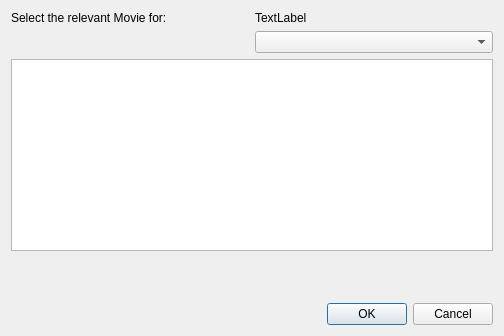
<?xml version="1.0" encoding="UTF-8"?>
<ui version="4.0">
 <class>MovieSelector</class>
 <widget class="QDialog" name="MovieSelector">
  <property name="geometry">
   <rect>
    <x>0</x>
    <y>0</y>
    <width>504</width>
    <height>336</height>
   </rect>
  </property>
  <property name="windowTitle">
   <string>Dialog</string>
  </property>
  <layout class="QGridLayout" name="gridLayout_2">
   <item row="0" column="0">
    <layout class="QGridLayout" name="gridLayout">
     <item row="1" column="1">
      <widget class="QComboBox" name="movieOptionsCombo"/>
     </item>
     <item row="0" column="1">
      <widget class="QLabel" name="movieTitle">
       <property name="text">
        <string>TextLabel</string>
       </property>
      </widget>
     </item>
     <item row="0" column="0">
      <widget class="QLabel" name="label">
       <property name="text">
        <string>Select the relevant Movie for:</string>
       </property>
      </widget>
     </item>
     <item row="2" column="0" colspan="2">
      <widget class="QTextEdit" name="movieData"/>
     </item>
     <item row="3" column="0" colspan="2">
      <spacer name="verticalSpacer">
       <property name="orientation">
        <enum>Qt::Vertical</enum>
       </property>
       <property name="sizeHint" stdset="0">
        <size>
         <width>20</width>
         <height>40</height>
        </size>
       </property>
      </spacer>
     </item>
    </layout>
   </item>
   <item row="1" column="0">
    <widget class="QDialogButtonBox" name="buttonBox">
     <property name="orientation">
      <enum>Qt::Horizontal</enum>
     </property>
     <property name="standardButtons">
      <set>QDialogButtonBox::Cancel|QDialogButtonBox::Ok</set>
     </property>
    </widget>
   </item>
  </layout>
 </widget>
 <resources/>
 <connections>
  <connection>
   <sender>buttonBox</sender>
   <signal>accepted()</signal>
   <receiver>MovieSelector</receiver>
   <slot>accept()</slot>
   <hints>
    <hint type="sourcelabel">
     <x>248</x>
     <y>254</y>
    </hint>
    <hint type="destinationlabel">
     <x>157</x>
     <y>274</y>
    </hint>
   </hints>
  </connection>
  <connection>
   <sender>buttonBox</sender>
   <signal>rejected()</signal>
   <receiver>MovieSelector</receiver>
   <slot>reject()</slot>
   <hints>
    <hint type="sourcelabel">
     <x>316</x>
     <y>260</y>
    </hint>
    <hint type="destinationlabel">
     <x>286</x>
     <y>274</y>
    </hint>
   </hints>
  </connection>
 </connections>
</ui>
